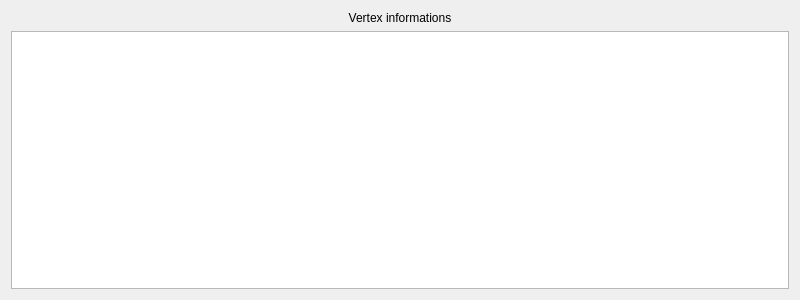
<?xml version="1.0" encoding="UTF-8"?>
<ui version="4.0">
 <class>VertexInfoTable</class>
 <widget class="QWidget" name="VertexInfoTable">
  <property name="geometry">
   <rect>
    <x>0</x>
    <y>0</y>
    <width>800</width>
    <height>300</height>
   </rect>
  </property>
  <property name="sizePolicy">
   <sizepolicy hsizetype="Preferred" vsizetype="Expanding">
    <horstretch>0</horstretch>
    <verstretch>0</verstretch>
   </sizepolicy>
  </property>
  <property name="minimumSize">
   <size>
    <width>800</width>
    <height>300</height>
   </size>
  </property>
  <property name="windowTitle">
   <string>Vertex informations</string>
  </property>
  <layout class="QVBoxLayout" name="verticalLayout">
   <item>
    <widget class="QLabel" name="label">
     <property name="text">
      <string>Vertex informations</string>
     </property>
     <property name="alignment">
      <set>Qt::AlignCenter</set>
     </property>
    </widget>
   </item>
   <item>
    <widget class="QTableView" name="table">
     <attribute name="horizontalHeaderCascadingSectionResizes">
      <bool>false</bool>
     </attribute>
    </widget>
   </item>
  </layout>
 </widget>
 <resources/>
 <connections/>
</ui>
